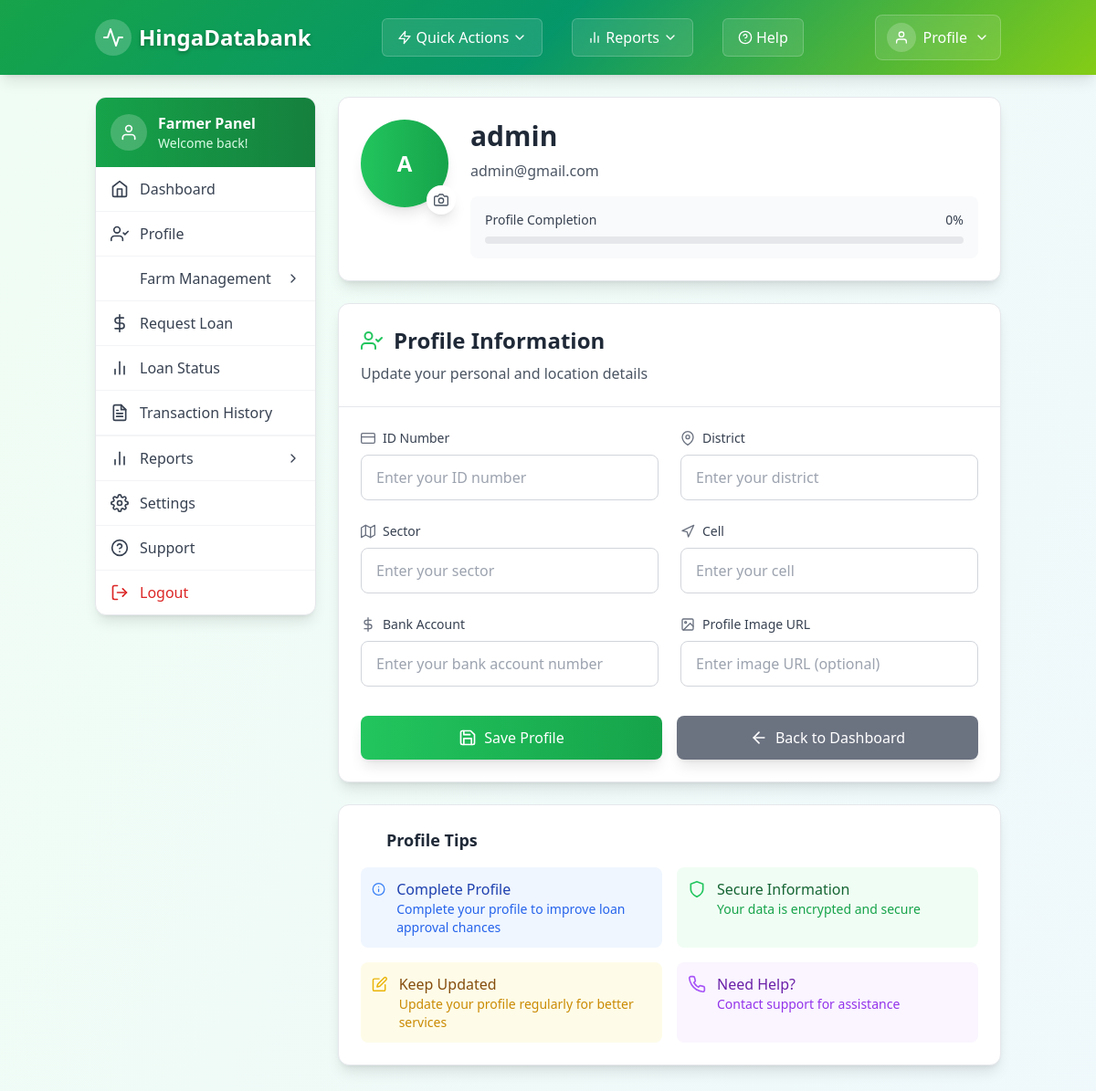
/farmer/profile.php (signed in), run on the app's committed database.
### tables this page shows
CREATE TABLE `users` (
  `id` int(11) NOT NULL,
  `username` varchar(100) DEFAULT NULL,
  `email` varchar(100) DEFAULT NULL,
  `password` varchar(255) DEFAULT NULL,
  `role` enum('farmer','institution','admin') DEFAULT 'farmer'
);

### farmer/profile.php (the view, shortened to what this page needs)
<?php
require_once '../includes/header.php';
require_once '../includes/navbar.php';
$db = (new Database())->getConnection();
$user_id = $_SESSION['user_id'];
$stmt = $db->prepare("SELECT * FROM farmer_profiles WHERE user_id = ?");
$stmt->execute([$user_id]);
$profile = $stmt->fetch(PDO::FETCH_ASSOC);
$stmt = $db->prepare("SELECT username, email FROM users WHERE id = ?");
$stmt->execute([$user_id]);
$user = $stmt->fetch(PDO::FETCH_ASSOC);
$fields = ['id_number', 'district', 'sector', 'cell', 'bank_account'];
$completed_fields = 0;
$completion_percentage = ($completed_fields / count($fields)) * 100;
?>
<div class="min-h-screen bg-gradient-to-br from-green-50 to-blue-50">
    <div class="container mx-auto px-4 py-6">
        <div class="flex flex-wrap lg:flex-nowrap gap-6">
            <div class="w-full lg:w-1/4">
                <div class="sticky top-24">
                    <?php include 'farmer_sidebar.php'; ?>
                </div>
            </div>
            <div class="w-full lg:w-3/4">
                <div class="bg-white rounded-xl shadow-lg p-6 mb-6 border border-gray-200">
                    <div class="flex flex-col md:flex-row items-center md:items-start space-y-4 md:space-y-0 md:space-x-6">
                        <div class="relative">
                            <div class="w-24 h-24 rounded-full bg-gradient-to-r from-green-500 to-green-600 flex items-center justify-center text-white text-2xl font-bold shadow-lg">
                                <?php if (!empty($profile['profile_image'])): ?>
                                    <img src="<?= htmlspecialchars($profile['profile_image']) ?>" alt="Profile" class="w-24 h-24 rounded-full object-cover">
                                <?php else: ?>
                                    <?= strtoupper(substr($user['username'], 0, 1)) ?>
                                <?php endif; ?>
                            </div>
                            <div class="absolute -bottom-2 -right-2 bg-white rounded-full p-2 shadow-lg">
                                <i data-feather="camera" class="w-4 h-4 text-gray-600"></i>
                            </div>
                        </div>
                        <div class="flex-1 text-center md:text-left">
                            <h1 class="text-3xl font-bold text-gray-800 mb-2"><?= htmlspecialchars($user['username']) ?></h1>
                            <p class="text-gray-600 mb-4"><?= htmlspecialchars($user['email']) ?></p>
                            <div class="bg-gray-50 rounded-lg p-4">
                                <div class="flex items-center justify-between mb-2">
                                    <span class="text-sm font-medium text-gray-700">Profile Completion</span>
                                    <span class="text-sm font-medium text-gray-700"><?= round($completion_percentage) ?>%</span>
                                </div>
                                <div class="w-full bg-gray-200 rounded-full h-2">
                                </div>
                            </div>
                        </div>
                    </div>
                </div>
                <div class="bg-white rounded-xl shadow-lg border border-gray-200">
                    <div class="p-6 border-b border-gray-200">
                        <h2 class="text-2xl font-bold text-gray-800 flex items-center">
                            <i data-feather="user-check" class="w-6 h-6 mr-3 text-green-500"></i>
                            Profile Information
                        </h2>
                        <p class="text-gray-600 mt-2">Update your personal and location details</p>
                    </div>
                    <form method="POST" class="p-6">
                        <div class="grid grid-cols-1 md:grid-cols-2 gap-6">
                            <div class="space-y-2">
                                <label class="block text-sm font-medium text-gray-700 flex items-center">
                                    <i data-feather="credit-card" class="w-4 h-4 mr-2 text-gray-500"></i>
                                    ID Number
                                </label>
                                <input type="text" name="id_number"
                                       class="w-full px-4 py-3 border border-gray-300 rounded-lg focus:outline-none focus:ring-2 focus:ring-green-500 focus:border-transparent transition-all duration-200"
                                       placeholder="Enter your ID number"
                                       value="<?= htmlspecialchars($profile['id_number'] ?? '') ?>"
                                       required>
                            </div>
                            <div class="space-y-2">
                                <label class="block text-sm font-medium text-gray-700 flex items-center">
                                    <i data-feather="map-pin" class="w-4 h-4 mr-2 text-gray-500"></i>
                                    District
                                </label>
                                <input type="text" name="district"
                                       class="w-full px-4 py-3 border border-gray-300 rounded-lg focus:outline-none focus:ring-2 focus:ring-green-500 focus:border-transparent transition-all duration-200"
                                       placeholder="Enter your district"
                                       value="<?= htmlspecialchars($profile['district'] ?? '') ?>"
                                       required>
                            </div>
                            <div class="space-y-2">
                                <label class="block text-sm font-medium text-gray-700 flex items-center">
                                    <i data-feather="map" class="w-4 h-4 mr-2 text-gray-500"></i>
                                    Sector
                                </label>
                                <input type="text" name="sector"
                                       class="w-full px-4 py-3 border border-gray-300 rounded-lg focus:outline-none focus:ring-2 focus:ring-green-500 focus:border-transparent transition-all duration-200"
                                       placeholder="Enter your sector"
                                       value="<?= htmlspecialchars($profile['sector'] ?? '') ?>"
                                       required>
                            </div>
                            <div class="space-y-2">
                                <label class="block text-sm font-medium text-gray-700 flex items-center">
                                    <i data-feather="navigation" class="w-4 h-4 mr-2 text-gray-500"></i>
                                    Cell
                                </label>
                                <input type="text" name="cell"
                                       class="w-full px-4 py-3 border border-gray-300 rounded-lg focus:outline-none focus:ring-2 focus:ring-green-500 focus:border-transparent transition-all duration-200"
                                       placeholder="Enter your cell"
                                       value="<?= htmlspecialchars($profile['cell'] ?? '') ?>"
                                       required>
                            </div>
                            <div class="space-y-2">
                                <label class="block text-sm font-medium text-gray-700 flex items-center">
                                    <i data-feather="dollar-sign" class="w-4 h-4 mr-2 text-gray-500"></i>
                                    Bank Account
                                </label>
                                <input type="text" name="bank_account"
                                       class="w-full px-4 py-3 border border-gray-300 rounded-lg focus:outline-none focus:ring-2 focus:ring-green-500 focus:border-transparent transition-all duration-200"
                                       placeholder="Enter your bank account number"
                                       value="<?= htmlspecialchars($profile['bank_account'] ?? '') ?>"
                                       required>
                            </div>
                            <div class="space-y-2">
                                <label class="block text-sm font-medium text-gray-700 flex items-center">
                                    <i data-feather="image" class="w-4 h-4 mr-2 text-gray-500"></i>
                                    Profile Image URL
                                </label>
                                <input type="url" name="profile_image"
                                       class="w-full px-4 py-3 border border-gray-300 rounded-lg focus:outline-none focus:ring-2 focus:ring-green-500 focus:border-transparent transition-all duration-200"
                                       placeholder="Enter image URL (optional)"
                                       value="<?= htmlspecialchars($profile['profile_image'] ?? '') ?>">
                            </div>
                        </div>
                        <div class="flex flex-col sm:flex-row gap-4 mt-8">
                            <button type="submit"
                                    class="flex-1 bg-gradient-to-r from-green-500 to-green-600 hover:from-green-600 hover:to-green-700 text-white font-medium py-3 px-6 rounded-lg transition-all duration-200 flex items-center justify-center space-x-2 shadow-lg hover:shadow-xl transform hover:-translate-y-1">
                                <i data-feather="save" class="w-5 h-5"></i>
                                <span>Save Profile</span>
                            </button>
                            <a href="dashboard.php"
                               class="flex-1 bg-gray-500 hover:bg-gray-600 text-white font-medium py-3 px-6 rounded-lg transition-all duration-200 flex items-center justify-center space-x-2 shadow-lg hover:shadow-xl transform hover:-translate-y-1">
                                <i data-feather="arrow-left" class="w-5 h-5"></i>
                                <span>Back to Dashboard</span>
                            </a>
                        </div>
                    </form>
                </div>
                <div class="bg-white rounded-xl shadow-lg p-6 mt-6 border border-gray-200">
                    <h3 class="text-lg font-bold text-gray-800 mb-4 flex items-center">
                        <i data-feather="lightbulb" class="w-5 h-5 mr-2 text-yellow-500"></i>
                        Profile Tips
                    </h3>
                    <div class="grid grid-cols-1 md:grid-cols-2 gap-4">
                        <div class="flex items-start space-x-3 p-3 bg-blue-50 rounded-lg">
                            <i data-feather="info" class="w-5 h-5 text-blue-500 mt-0.5"></i>
                            <div>
                                <div class="font-medium text-blue-800">Complete Profile</div>
                                <div class="text-sm text-blue-600">Complete your profile to improve loan approval chances</div>
                            </div>
                        </div>
                        <div class="flex items-start space-x-3 p-3 bg-green-50 rounded-lg">
                            <i data-feather="shield" class="w-5 h-5 text-green-500 mt-0.5"></i>
                            <div>
                                <div class="font-medium text-green-800">Secure Information</div>
                                <div class="text-sm text-green-600">Your data is encrypted and secure</div>
                            </div>
                        </div>
                        <div class="flex items-start space-x-3 p-3 bg-yellow-50 rounded-lg">
                            <i data-feather="edit" class="w-5 h-5 text-yellow-500 mt-0.5"></i>
                            <div>
                                <div class="font-medium text-yellow-800">Keep Updated</div>
                                <div class="text-sm text-yellow-600">Update your profile regularly for better services</div>
                            </div>
                        </div>
                        <div class="flex items-start space-x-3 p-3 bg-purple-50 rounded-lg">
                            <i data-feather="phone" class="w-5 h-5 text-purple-500 mt-0.5"></i>
                            <div>
                                <div class="font-medium text-purple-800">Need Help?</div>
                                <div class="text-sm text-purple-600">Contact support for assistance</div>
                            </div>
                        </div>
                    </div>
                </div>
            </div>
        </div>
    </div>
</div>
<?php require_once '../includes/footer.php'; ?>

### data on the page
users: username "A", username "admin", email "admin@gmail.com"

### other printed values
$completion_percentage "0"
